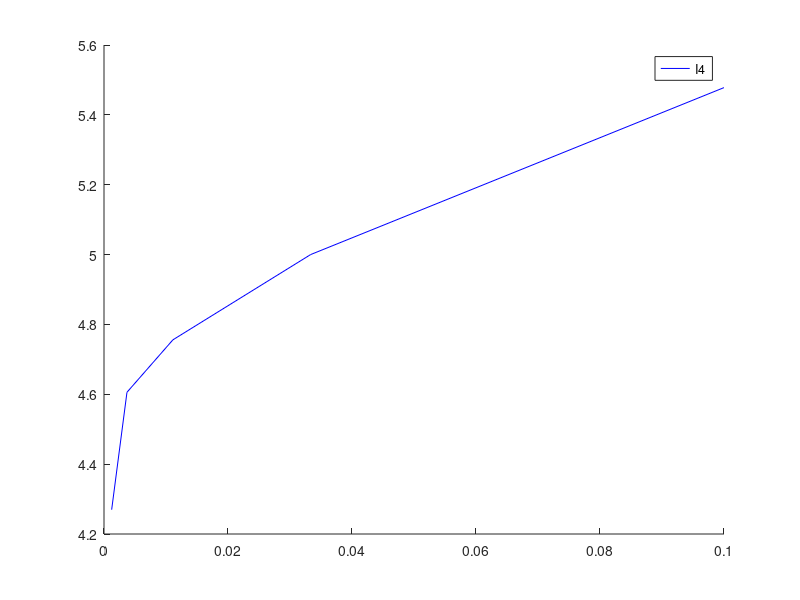

Write the MATLAB code that produced this figure.
clc
left=1;
right=5;
h=0.1;
deep=5;
alphaArray1=1:deep;
alphaArray2=1:deep;
arrayH=1:deep;
for j=1:deep
    n=((right-left)/h)+1;
    
    x=left:h:right;
    y=sin(x);
    y_d=cos(x);
    I4=1:n-4;
    x4_sec=1:n-4;
    for i=3:n-2
        I4(i-2)=(y(i-2)-8*y(i-1)+8*y(i+1)-y(i+2))/(12*h);
        x4_sec(i-2)=x(i);
    end
    arrayNewX2=cos(x4_sec);
    tempMax2=0;
    for i=1:n-4
        temp1=abs(arrayNewX2(i)-I4(i));
        if(tempMax2<temp1)
            tempMax2=temp1;
        end 
    end
    alphaArray2(j)=log(tempMax2)/(log(h));
    arrayH(j)=h;
    h=h/3;
end

hold on
figure(1)
plot(arrayH,alphaArray2,"b")
legend('I4')
hold off